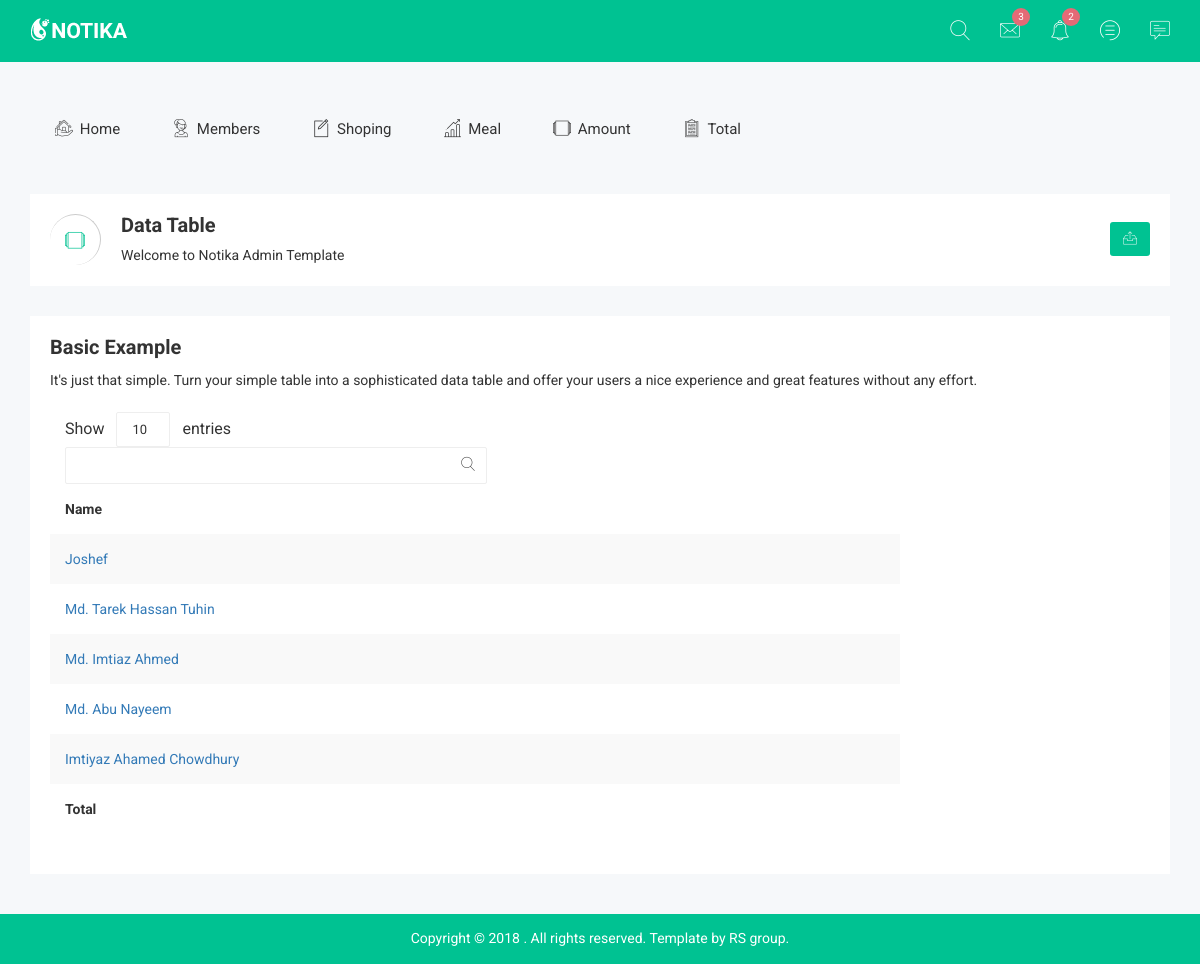
Page /meal-list on the committed database.
### mealapp/models.py (models this page shows, shortened)
class MemberInfo(models.Model):
    member_name   = models.CharField(max_length=60)
    address       = models.TextField(max_length=200,blank=True)
    mobile        = models.CharField(max_length=20)
    room_no       = models.CharField(max_length=20,blank=True)
    email         = models.EmailField(blank=True)
    admit_date    = models.DateField(auto_now=True)
    status        = models.BooleanField(default=True)
    class Meta:
        verbose_name='Member Info'
        verbose_name_plural='Members Info'

### mealapp/views.py (the view)
# urls.py: path('meal-list', views.meal_name_list),
def meal_name_list(request):
    meal           = models.MemberInfo.objects.filter(status=True).order_by("id")
    context = {
        'meal'    : meal,
    }
    return render(request, 'mealapp/meal-list.html', context)

### mealapp/templates/mealapp/meal-list.html
{% extends 'mealapp/base.html' %}
{% load staticfiles %}
{% load data_load %}
{% block content %}
	<div class="breadcomb-area">
		<div class="container">
			<div class="row">
				<div class="col-lg-12 col-md-12 col-sm-12 col-xs-12">
					<div class="breadcomb-list">
						<div class="row">
							<div class="col-lg-6 col-md-6 col-sm-6 col-xs-12">
								<div class="breadcomb-wp">
									<div class="breadcomb-icon">
										<i class="notika-icon notika-windows"></i>
									</div>
									<div class="breadcomb-ctn">
										<h2>Data Table</h2>
										<p>Welcome to Notika <span class="bread-ntd">Admin Template</span></p>
									</div>
								</div>
							</div>
							<div class="col-lg-6 col-md-6 col-sm-6 col-xs-3">
								<div class="breadcomb-report">
									<button data-toggle="tooltip" data-placement="left" title="Download Report" class="btn"><i class="notika-icon notika-sent"></i></button>
								</div>
							</div>
						</div>
					</div>
				</div>
			</div>
		</div>
	</div>
    <div class="data-table-area">
        <div class="container">
            <div class="row">
                <div class="col-lg-12 col-md-12 col-sm-12 col-xs-12">
                    <div class="data-table-list">
                        <div class="basic-tb-hd">
                            <h2>Basic Example</h2>
                            <p>It's just that simple. Turn your simple table into a sophisticated data table and offer your users a nice experience and great features without any effort.</p>
                        </div>
                        <div class="table-responsive">
                            <table id="data-table-basic" class="table table-striped">
                                <thead>
                                    <tr>
                                        <th>Name</th>
                                    </tr>
                                </thead>
                                <tbody>
                                    {% for mil in meal %}
                                    <tr>
                                        <td><a href="meal/{{mil.id}}">{{mil.member_name}}</a></td>
                                    </tr>
                                    {% endfor %}
                                </tbody>
                                <tfoot>
                                    <tr>
                                        <th>Total</th>
                                        <th>{{ tatal_amount|floatformat:"2" }} </th>
                                        <th></th>
                                    </tr>
                                </tfoot>
                            </table>
                        </div>
                    </div>
                </div>
            </div>
        </div>
    </div>
{% endblock %}

### mealapp/static/mealapp/css/themesaller-forms.css (style rules this page uses)
html, body { border: 0; margin: 0; padding: 0; font-size: 100%; vertical-align: baseline; font: inherit; }
body { margin: 0; padding: 0; background:url(../images/body_bg.jpg) no-repeat center top; }

### mealapp/static/mealapp/css/main.css (style rules this page uses)
html { color: #222; font-size: 1em; line-height: 1.4; }

### rows in the picture
MemberInfo: member_name "Joshef"
MemberInfo: member_name "Md. Tarek Hassan Tuhin"
MemberInfo: member_name "Md. Imtiaz Ahmed"
MemberInfo: member_name "Md. Abu Nayeem"
MemberInfo: member_name "Imtiyaz Ahamed Chowdhury"
